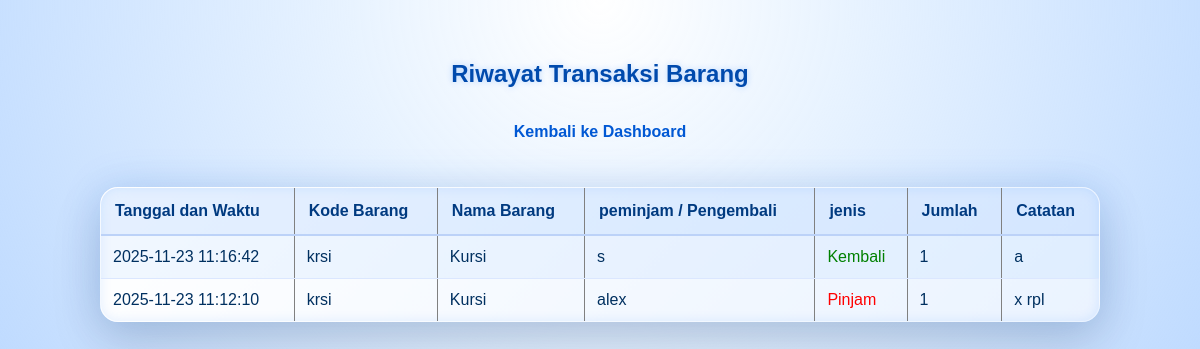
Page /transaksi.php (signed in) on the committed database.
### tables this page shows
CREATE TABLE `transaksi` (
  `id` int NOT NULL,
  `barang_id` int NOT NULL,
  `peminjam` varchar(100) NOT NULL,
  `jenis` enum('pinjam','kembali') NOT NULL,
  `jumlah` int NOT NULL,
  `tanggal` datetime NOT NULL DEFAULT CURRENT_TIMESTAMP,
  `catatan` text NOT NULL
);

CREATE TABLE `barang` (
  `id` int NOT NULL,
  `nama` varchar(100) NOT NULL,
  `deskripsi` text NOT NULL,
  `jumlah` int NOT NULL,
  `tersedia` int NOT NULL,
  `lokasi` varchar(100) NOT NULL,
  `kode` varchar(50) NOT NULL,
  `created_at` timestamp NOT NULL DEFAULT CURRENT_TIMESTAMP
);

### transaksi.php (the view, shortened to what this page needs)
<?php
  include("database.php");
  $query = "SELECT transaksi.*, barang.nama AS nama_barang, barang.kode AS kode_barang FROM transaksi
  JOIN barang ON transaksi.barang_id = barang_id ORDER BY transaksi.id DESC ";
  $result = mysqli_query ($conn, $query);
?>
<!DOCTYPE html>
<html lang="en">
<head>
</head>
<body>
  <h2>Riwayat Transaksi Barang</h2>
  <a href="dashboard.php">Kembali ke Dashboard</a>
  <br><br>
  <table border="1" cellpadding="10" cellspacing="0">
    <tr>
      <th>Tanggal dan Waktu</th>
      <th>Kode Barang</th>
      <th>Nama Barang</th>
      <th>peminjam / Pengembali</th>
      <th>jenis</th>
      <th>Jumlah</th>
      <th>Catatan</th>
    </tr>
    <?php while ($data = mysqli_fetch_assoc($result)): ?>
    <tr>
      <td><?= $data['tanggal'] ?></td>
      <td><?= $data['kode_barang'] ?></td>
      <td><?= $data['nama_barang'] ?></td>
      <td><?= $data['peminjam'] ?></td>
      <td>
        <?php if ($data['jenis'] == 'pinjam'): ?>
          <span style="color: red; font-weight: semibold">Pinjam</span>
        <?php else: ?>
          <span style="color: green; font-weight: semibold">Kembali</span>
        <?php endif; ?>
      </td>
      <td><?= $data['jumlah'] ?></td>
      <td><?= $data['catatan'] ?></td>
    </tr>
    <?php endwhile; ?>
  </table>
</body>
</html>

### transaksi.php (style rules this page uses)
body { margin: 0; padding: 40px 0; font-family: "Poppins", sans-serif; background: radial-gradient(circle at top, rgba(255, 255, 255, 1) 0%, rgba(230, 242, 255, 0.9) 35%, rgba(0, 110, 255, 0.25) 100% ); display: flex; flex-direction: column; align-items: center; }
h2 { color: #004aad; margin-bottom: 25px; text-shadow: 0 0 6px rgba(0, 110, 255, 0.25); font-weight: 600; }
a { font-weight: 600; color: #0058d4; text-decoration: none; padding: 10px 16px; border-radius: 10px; transition: 0.25s; }
table { width: 90%; max-width: 1000px; border-collapse: collapse; background: linear-gradient(135deg, #ffffff, #eaf3ff); border-radius: 18px; overflow: hidden; box-shadow: 0 0 40px rgba(0, 110, 255, 0.15), 0 20px 50px rgba(0, 0, 0, 0.15), inset 0 0 12px rgba(0, 110, 255, 0.10); }
table th { padding: 14px; background: rgba(0, 110, 255, 0.10); color: #003a80; font-weight: 700; border-bottom: 2px solid #bcd2f8; text-align: left; }
table td { padding: 12px; border-bottom: 1px solid #dbe7ff; color: #003060; }
table tr:nth-child(even) { background: rgba(0, 110, 255, 0.05); }
table tr:last-child td { border-bottom: none; }

### rows in the picture
transaksi: tanggal "2025-11-23 11:16:42", barang.kode "krsi", barang.nama "Kursi", peminjam "s", jenis "Kembali", jumlah "1", catatan "a"
transaksi: tanggal "2025-11-23 11:12:10", barang.kode "krsi", barang.nama "Kursi", peminjam "alex", jenis "Pinjam", jumlah "1", catatan "x rpl"
